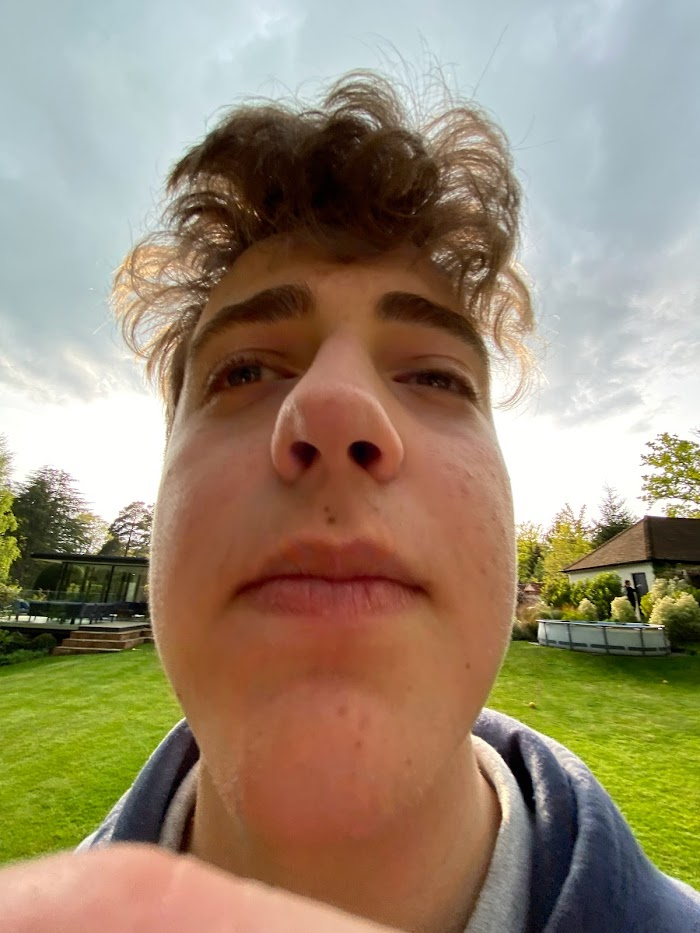
#> input picture OpenCV/adam.jpg, 700 x 933 px, given in place of the camera
$ python bgRemove3.py
#> lines starting #> are read from the running program, lines starting #| are printed output that depends on the picture; after the words box and inside, x2 and y2 are one past the last pixel; in counts of white or black regions, pixels touching at a corner belong together
import cv2 as cv
import numpy as np

vid = cv.VideoCapture(0)


def bgremove(frame):
    # First Convert to Grayscale
    frameGray = cv.cvtColor(frame, cv.COLOR_BGR2GRAY)

    ret,baseline = cv.threshold(frameGray,127,255,cv.THRESH_TRUNC)

    ret,background = cv.threshold(baseline,126,255,cv.THRESH_BINARY)

    ret,foreground = cv.threshold(baseline,126,255,cv.THRESH_BINARY_INV)

    foreground = cv.bitwise_and(frame,frame, mask=foreground)  # Update foreground with bitwise_and to extract real foreground

    # Convert black and white back into 3 channel greyscale
    background = cv.cvtColor(background, cv.COLOR_GRAY2BGR)

    # Combine the background and foreground to obtain our final image
    finalimage = background+foreground
    return finalimage


def bgremove2(myimage):
    # BG Remover 3
    myimage_hsv = cv.cvtColor(myimage, cv.COLOR_BGR2HSV)

    #Take S and remove any value that is less than half
    s = myimage_hsv[:,:,1]
    s = np.where(s < 127, 0, 1) # Any value below 127 will be excluded

    # We increase the brightness of the image and then mod by 255
    v = (myimage_hsv[:,:,2] + 127) % 255
    v = np.where(v > 127, 1, 0)  # Any value above 127 will be part of our mask

    # Combine our two masks based on S and V into a single "Foreground"
    foreground = np.where(s+v > 0, 1, 0).astype(np.uint8)  #Casting back into 8bit integer

    background = np.where(foreground==0,255,0).astype(np.uint8) # Invert foreground to get background in uint8
    background = cv.cvtColor(background, cv.COLOR_GRAY2BGR)  # Convert background back into BGR space
    foreground=cv.bitwise_and(myimage,myimage,mask=foreground) # Apply our foreground map to original image
    finalimage = background+foreground # Combine foreground and background

    return finalimage

def bgremove3(myimage):

    # Blur to image to reduce noise
    myimage = cv.GaussianBlur(myimage,(5,5), 0)

    # We bin the pixels. Result will be a value 1..5
    bins=np.array([0,51,102,153,204,255])
    myimage[:,:,:] = np.digitize(myimage[:,:,:],bins,right=True)*51

    # Create single channel greyscale for thresholding
    myimage_grey = cv.cvtColor(myimage, cv.COLOR_BGR2GRAY)

    # Perform Otsu thresholding and extract the background.
    # We use Binary Threshold as we want to create an all white background
    ret,background = cv.threshold(myimage_grey,0,255,cv.THRESH_BINARY+cv.THRESH_OTSU)

    # Convert black and white back into 3 channel greyscale
    background = cv.cvtColor(background, cv.COLOR_GRAY2BGR)

    # Perform Otsu thresholding and extract the foreground.
    # We use TOZERO_INV as we want to keep some details of the foregorund
    ret,foreground = cv.threshold(myimage_grey,0,255,cv.THRESH_TOZERO_INV+cv.THRESH_OTSU)  #Currently foreground is only a mask
    foreground = cv.bitwise_and(myimage,myimage, mask=foreground)  # Update foreground with bitwise_and to extract real foreground

    # Combine the background and foreground to obtain our final image
    finalimage = background+foreground

    return finalimage


while True:
    ret, frame = vid.read()
#> frame is the input picture: shape (933, 700, 3); mean B, G, R 112.4, 137.4, 153.9
    cv.flip(frame, 1, frame)
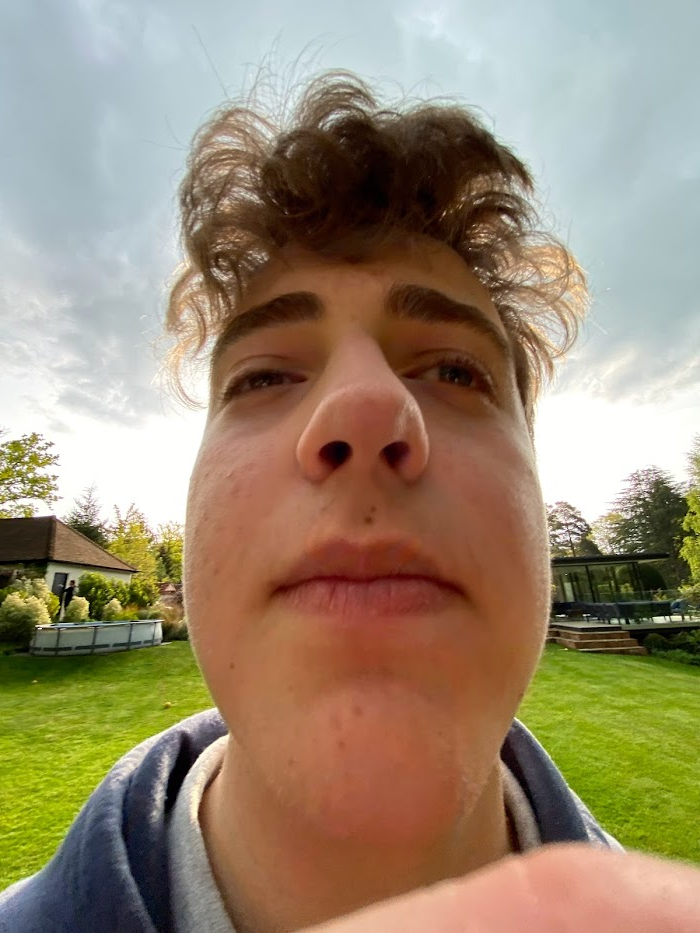
#> frame: shape (933, 700, 3); mean B, G, R 112.4, 137.4, 153.9
    cv.imshow('frame', frame)

    noBg = bgremove(frame)
#> in bgremove, `ret,baseline = cv.threshold(frameGray,127,255,cv.THRESH_TRUNC)`:
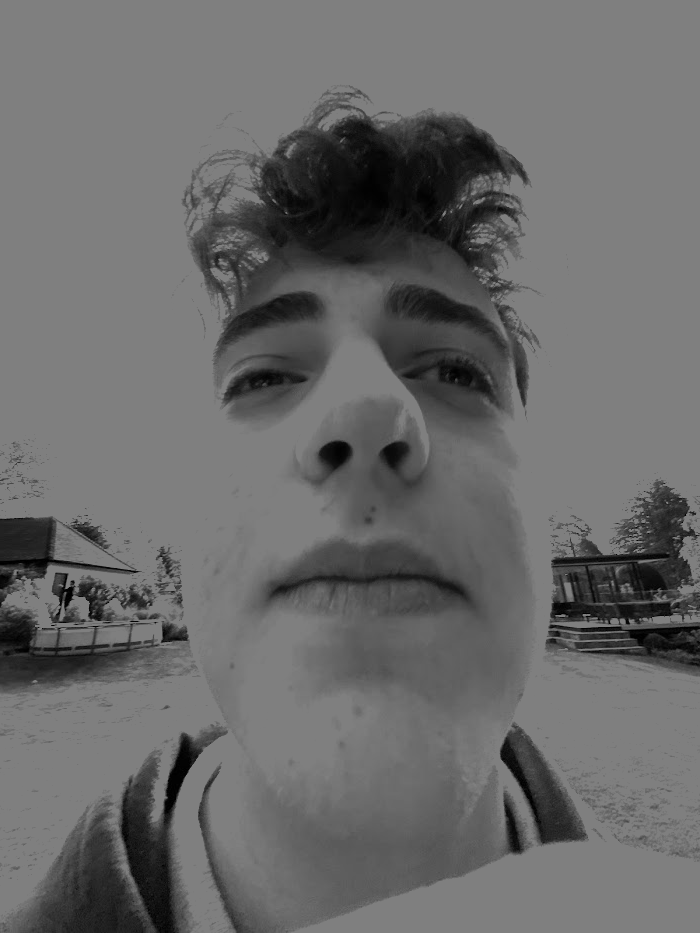
#> baseline: shape (933, 700); min 0, max 127, mean 105.8
#> in bgremove, `ret,background = cv.threshold(baseline,126,255,cv.THRESH_BINARY)`:
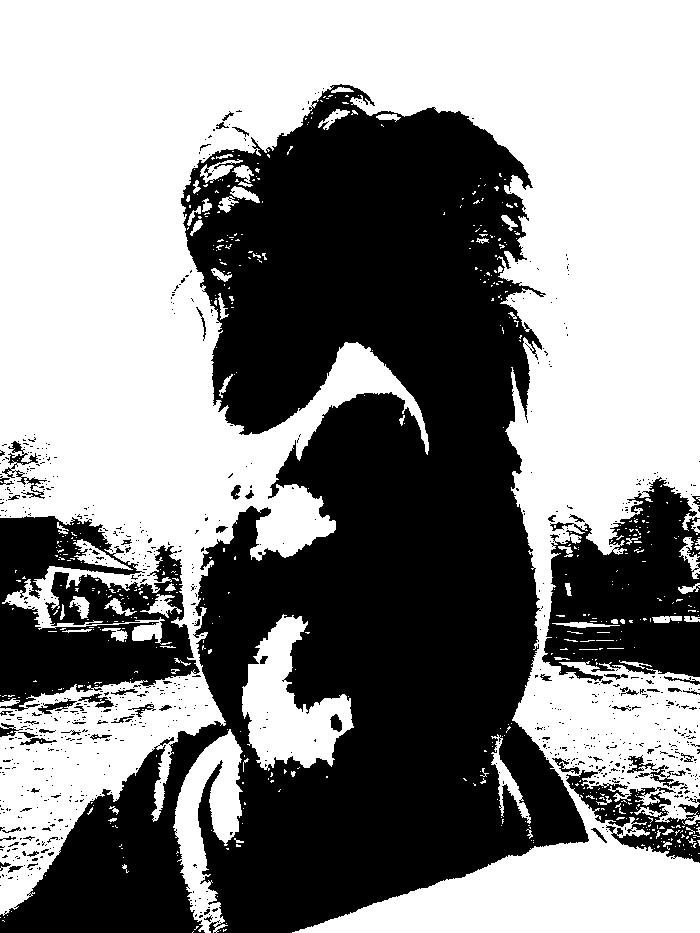
#> background: shape (933, 700); 54.6% white; 861 black regions (792 under 20 px), largest, box (x1, y1, x2, y2) and area: (0, 84, 589, 933) 241546, (0, 516, 200, 711) 22769, (542, 477, 700, 681) 20948
    noBg2 = bgremove2(frame)
#> in bgremove2, `myimage_hsv = cv.cvtColor(myimage, cv.COLOR_BGR2HSV)`: myimage_hsv: shape (933, 700, 3); mean H, S, V 42.1, 106.4, 162
#> in bgremove2, `s = np.where(s < 127, 0, 1)`: s: shape (933, 700) int64; values 0 (black) and 1 (white), 44.9% white; 390 white regions (356 under 20 px), largest, box (x1, y1, x2, y2) and area: (0, 117, 700, 933) 282054, (552, 491, 700, 604) 5367, (122, 791, 170, 933) 1545
#> in bgremove2, `v = np.where(v > 127, 1, 0)`: v: shape (933, 700) int64; values 0 (black) and 1 (white), 23.7% white; 547 white regions (502 under 20 px), largest, box (x1, y1, x2, y2) and area: (186, 84, 539, 437) 73061, (0, 721, 228, 933) 19826, (545, 479, 700, 677) 19062
#> in bgremove2, `foreground = np.where(s+v > 0, 1, 0).astype(np.uint8)`: foreground: shape (933, 700); values 0 (black) and 1 (white), 52.2% white; 427 black regions (367 under 20 px), largest, box (x1, y1, x2, y2) and area: (0, 0, 700, 670) 264324, (291, 716, 700, 933) 26370, (0, 706, 237, 933) 12456
    noBg3 = bgremove3(frame)
#> in bgremove3, `myimage_grey = cv.cvtColor(myimage, cv.COLOR_BGR2GRAY)`:
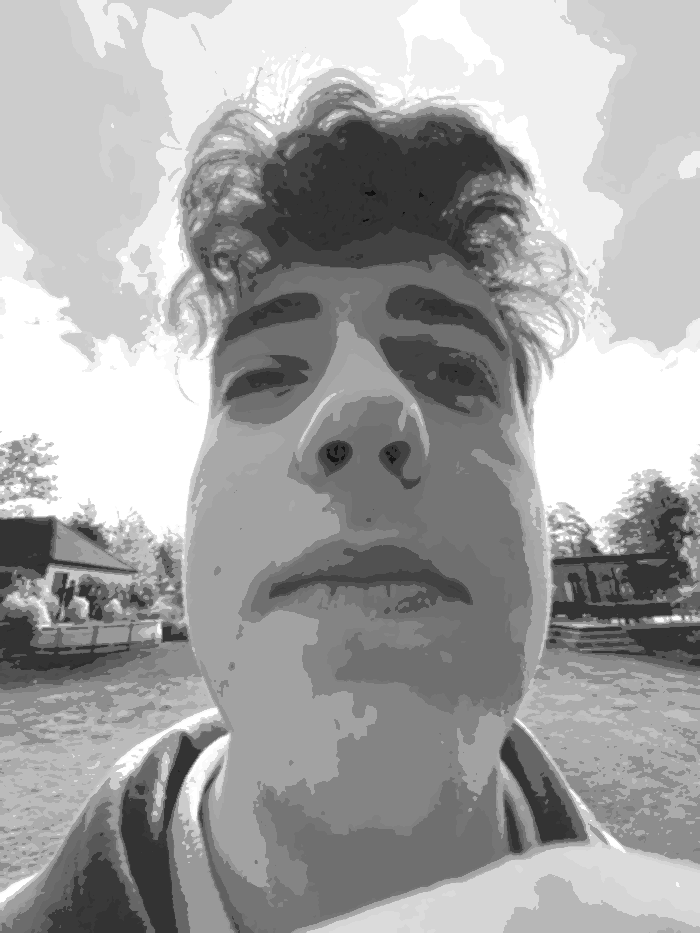
#> myimage_grey: shape (933, 700); min 15, max 255, mean 163.5
#> in bgremove3, `ret,background = cv.threshold(myimage_grey,0,255,cv.THRESH_BINARY+cv.T..`:
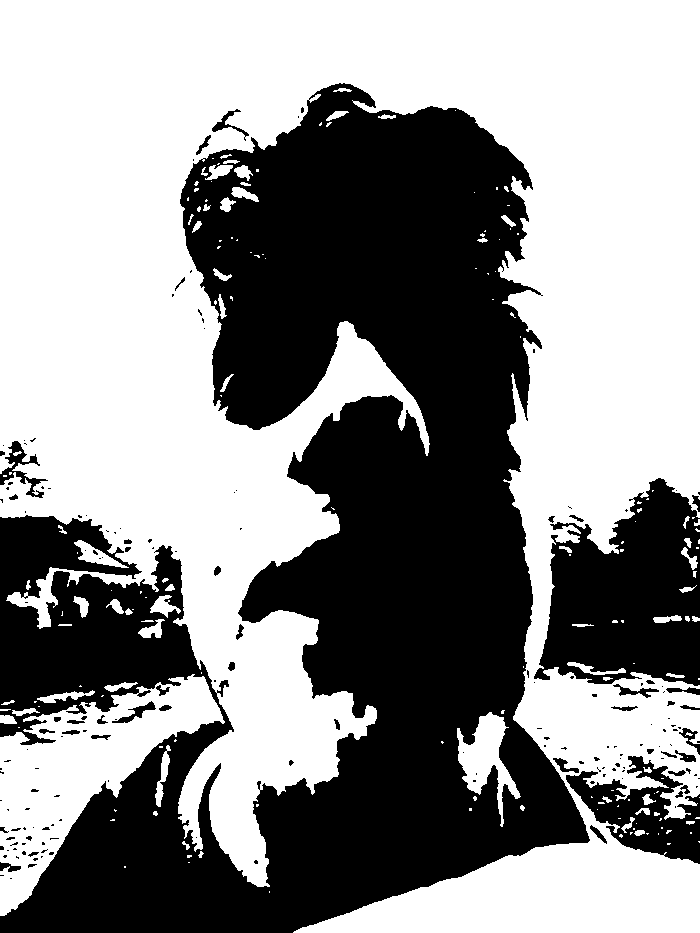
#> background: shape (933, 700); 56.1% white; 173 black regions (127 under 20 px), largest, box (x1, y1, x2, y2) and area: (0, 83, 590, 933) 251992, (534, 478, 700, 686) 23555, (566, 756, 700, 864) 6422
#> in bgremove3, `ret,background = cv.threshold(myimage_grey,0,255,cv.THRESH_BINARY+cv.T..`: ret = 153
#> in bgremove3, `foreground = cv.bitwise_and(myimage,myimage, mask=foreground)`:
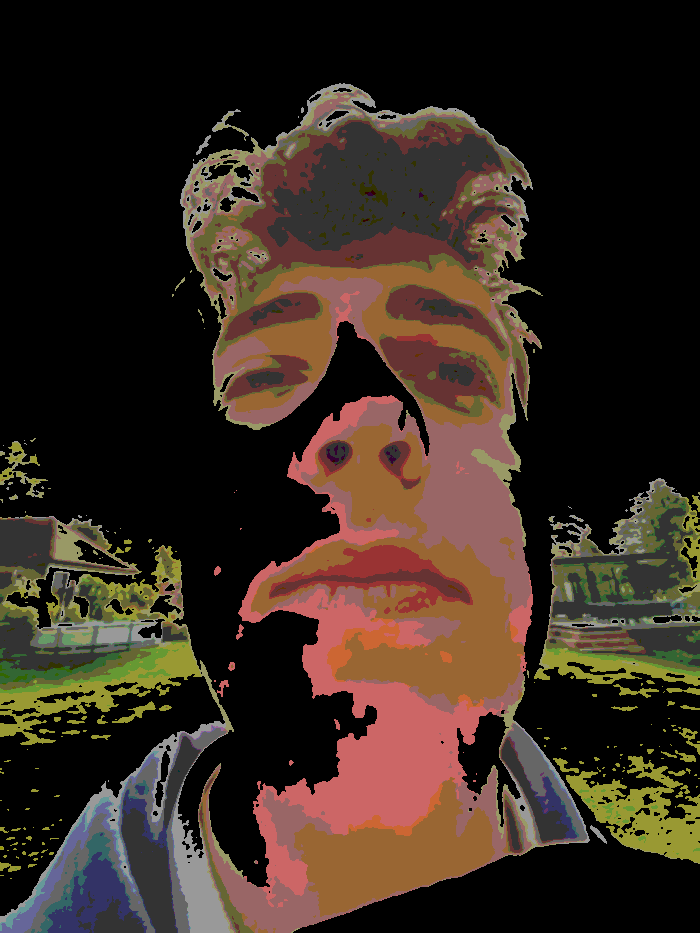
#> foreground: shape (933, 700, 3); mean of channels 0, 1, 2 32.5, 42.4, 56.4; drawn as B, G, R
#> in bgremove3, `finalimage = background+foreground`:
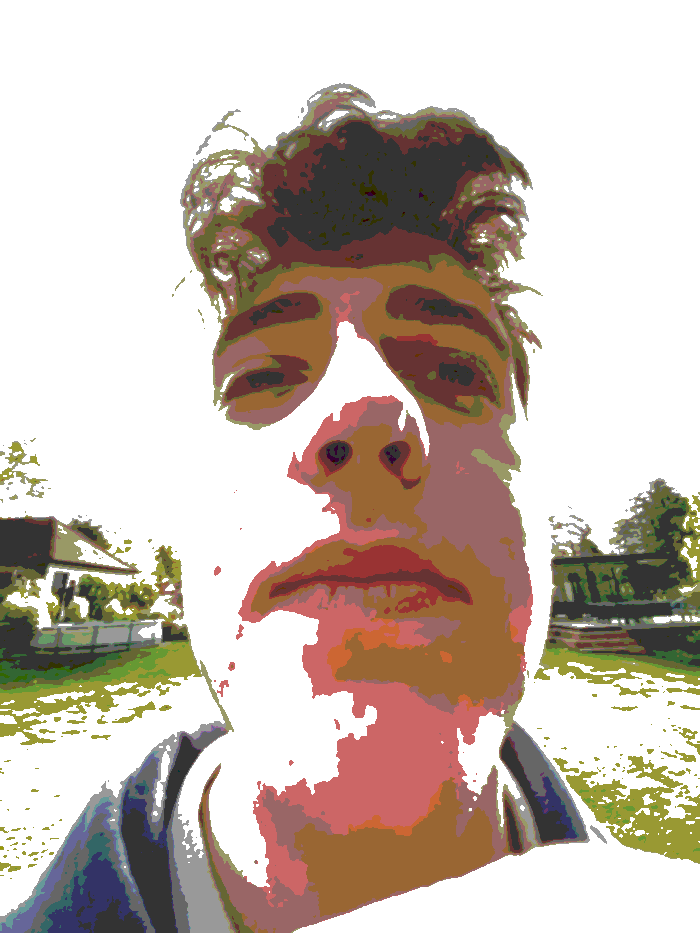
#> finalimage: shape (933, 700, 3); mean B, G, R 175.6, 185.6, 199.6

    cv.imshow('no bg', noBg)
    cv.imshow('no bg2', noBg2)
    cv.imshow('no bg3', noBg3)

    if cv.waitKey(1) & 0xFF == ord('q'):
#> (key q is pressed here)
        break

vid.release()
cv.destroyAllWindows()
